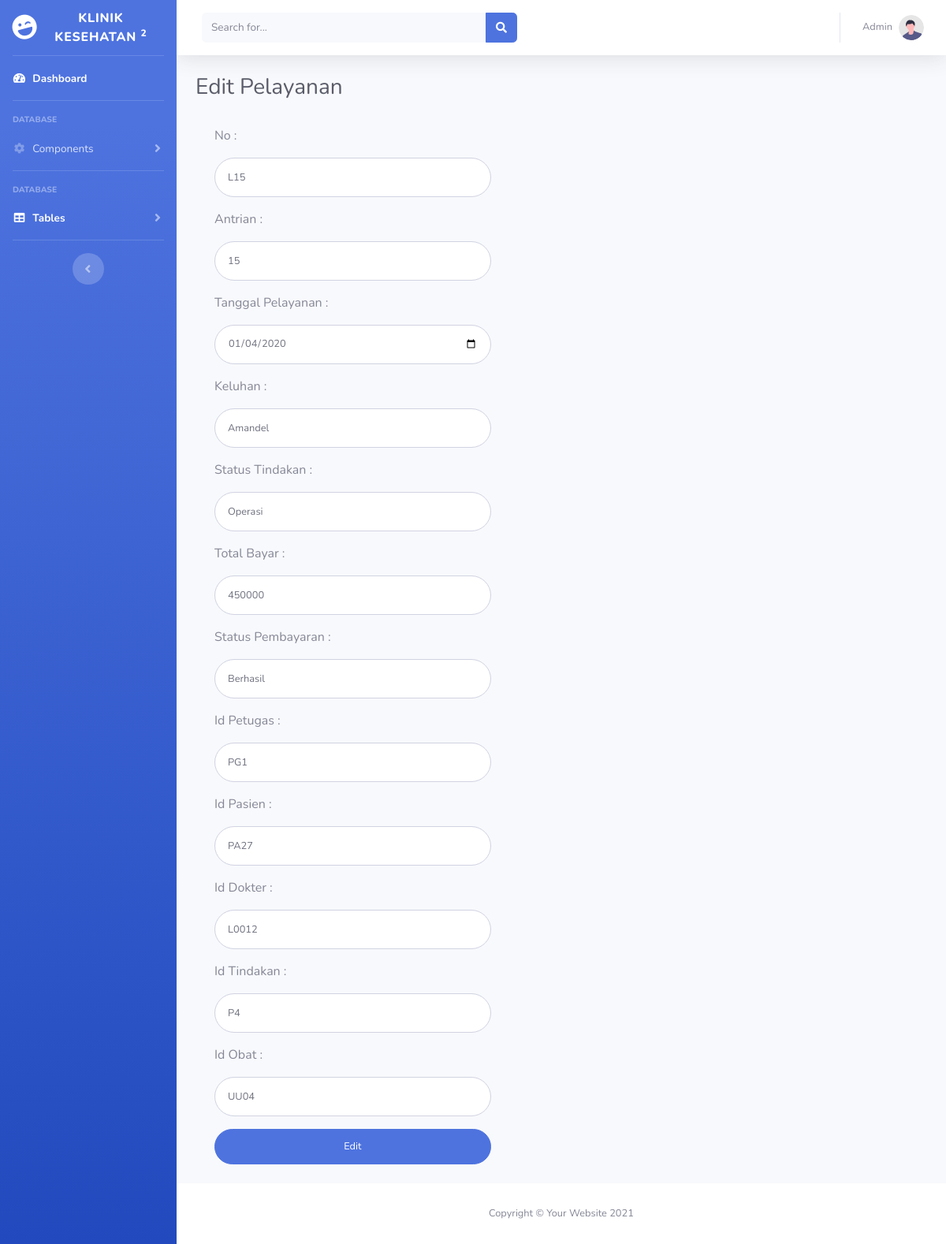
Page /prosesEditPelayanan.php?id=L15 on the committed database.
### tables this page shows
CREATE TABLE `pelayanan` (
  `no_pelayanan` varchar(5) NOT NULL,
  `no_antrian` int(11) NOT NULL,
  `tgl_pelayanan` date DEFAULT NULL,
  `keluhan` varchar(200) DEFAULT NULL,
  `status_tindakan` varchar(30) DEFAULT NULL,
  `total_pembayaran` int(11) DEFAULT NULL,
  `status_pembayaran` varchar(10) DEFAULT NULL,
  `id_petugas` varchar(5) DEFAULT NULL,
  `id_pasien` varchar(5) DEFAULT NULL,
  `id_dokter` varchar(5) DEFAULT NULL,
  `id_tindakan` varchar(5) DEFAULT NULL,
  `id_obat` varchar(5) DEFAULT NULL
);

### prosesEditPelayanan.php (the view, shortened to what this page needs)
<?php
$link = mysqli_connect("localhost", "root", "", "klinik_kesehatan");
?>
<!DOCTYPE html>
<html lang="en">
<head>
    <link href="vendor/fontawesome-free/css/all.min.css" rel="stylesheet" type="text/css">
    <link href="css/sb-admin-2.min.css" rel="stylesheet">
    <link href="vendor/datatables/dataTables.bootstrap4.min.css" rel="stylesheet">
</head>
<body id="page-top">
    <div id="wrapper">
        <ul class="navbar-nav bg-gradient-primary sidebar sidebar-dark accordion" id="accordionSidebar">
            <a class="sidebar-brand d-flex align-items-center justify-content-center" href="index.php">
                <div class="sidebar-brand-icon rotate-n-15">
                    <i class="fas fa-laugh-wink"></i>
                </div>
                <div class="sidebar-brand-text mx-3">Klinik Kesehatan <sup>2</sup></div>
            </a>
            <hr class="sidebar-divider my-0">
            <li class="nav-item active">
                <a class="nav-link" href="index.php">
                    <i class="fas fa-fw fa-tachometer-alt"></i>
                    <span>Dashboard</span></a>
            </li>
            <hr class="sidebar-divider">
            <div class="sidebar-heading">
                Database
            </div>
            <li class="nav-item">
                <a class="nav-link collapsed" href="#" data-toggle="collapse" data-target="#collapseTwo" aria-expanded="true" aria-controls="collapseTwo">
                    <i class="fas fa-fw fa-cog"></i>
                    <span>Components</span>
                </a>
            </li>
            <hr class="sidebar-divider">
            <div class="sidebar-heading">
                Database
            </div>
            <li class="nav-item active">
                <a class="nav-link collapsed" href="#" data-toggle="collapse" data-target="#collapseUtilities" aria-expanded="true" aria-controls="collapseUtilities">
                    <i class="fas fa-fw fa-table"></i>
                    <span>Tables</span>
                </a>
            </li>
            <hr class="sidebar-divider d-none d-md-block">
            <div class="text-center d-none d-md-inline">
                <button class="rounded-circle border-0" id="sidebarToggle"></button>
            </div>
        </ul>
        <div id="content-wrapper" class="d-flex flex-column">
            <div id="content">
                <nav class="navbar navbar-expand navbar-light bg-white topbar mb-4 static-top shadow">
                    <form class="d-none d-sm-inline-block form-inline mr-auto ml-md-3 my-2 my-md-0 mw-100 navbar-search">
                        <div class="input-group">
                            <input type="text" class="form-control bg-light border-0 small" placeholder="Search for..." aria-label="Search" aria-describedby="basic-addon2">
                            <div class="input-group-append">
                                <button class="btn btn-primary" type="button">
                                    <i class="fas fa-search fa-sm"></i>
                                </button>
                            </div>
                        </div>
                    </form>
                    <ul class="navbar-nav ml-auto">
                        <li class="nav-item dropdown no-arrow">
                            <a class="nav-link dropdown-toggle" href="#" id="userDropdown" role="button" data-toggle="dropdown" aria-haspopup="true" aria-expanded="false">
                                <span class="mr-2 d-none d-lg-inline text-gray-600 small">Admin</span>
                                <img class="img-profile rounded-circle" src="img/undraw_profile.svg">
                            </a>
                        </li>
                    </ul>
                </nav>
                <div class="container-fluid">
                    <h1 class="h3 mb-2 text-gray-800">Edit Pelayanan</h1><br>
                    <div class="col-lg-10 col-md-10">
                        <div class="media d-block mb-4 text-left probootstrap-media">
                            <div class="col-lg-6">
                                <?php
                                $id = $_GET['id'];
                                $sql = "SELECT * FROM pelayanan WHERE no_pelayanan = '$id'";
                                if ($result = mysqli_query($link, $sql)) {
                                    if (mysqli_num_rows($result) > 0) {
                                ?>
                                        <form class="user" method="POST" action="prosesEditPelayanan.php?id=<?php echo $id; ?>">
                                            <?php
                                            while ($row = mysqli_fetch_array($result)) {
                                            ?>
                                                <div class="form-group">
                                                    <p>No :</p>
                                                    <input type="text" class="form-control form-control-user" name="no" value="<?php
                                                                                                                                echo  $row['no_pelayanan'];
                                                                                                                                ?>">
                                                </div>
                                                <div class="form-group">
                                                    <p>Antrian :</p>
                                                    <input type="text" class="form-control form-control-user" name="antrian" value="<?php
                                                                                                                                    echo  $row['no_antrian'];
                                                                                                                                    ?>">
                                                </div>
                                                <div class="form-group">
                                                    <p>Tanggal Pelayanan :</p>
                                                    <input type="date" class="form-control form-control-user" name="tanggal" value="<?php
                                                                                                                                    echo  $row['tgl_pelayanan'];
                                                                                                                                    ?>">
                                                </div>
                                                <div class="form-group">
                                                    <p>Keluhan :</p>
                                                    <input type="text" class="form-control form-control-user" name="keluhan" value="<?php
                                                                                                                                    echo  $row['keluhan'];
                                                                                                                                    ?>">
                                                </div>
                                                <div class="form-group">
                                                    <p>Status Tindakan :</p>
                                                    <input type="text" class="form-control form-control-user" name="statustindakan" value="<?php
                                                                                                                                            echo  $row['status_tindakan'];
                                                                                                                                            ?>">
                                                </div>
                                                <div class="form-group">
                                                    <p>Total Bayar :</p>
                                                    <input type="text" class="form-control form-control-user" name="bayar" value="<?php
                                                                                                                                    echo  $row['total_pembayaran'];
                                                                                                                                    ?>">
                                                </div>
                                                <div class="form-group">
                                                    <p>Status Pembayaran :</p>
                                                    <input type="text" class="form-control form-control-user" name="statusbayar" value="<?php
                                                                                                                                        echo  $row['status_pembayaran'];
                                                                                                                                        ?>">
                                                </div>
                                                <div class="form-group">
                                                    <p>Id Petugas :</p>
                                                    <input type="text" class="form-control form-control-user" name="petugas" value="<?php
                                                                                                                                    echo  $row['id_petugas'];
                                                                                                                                    ?>">
                                                </div>
                                                <div class="form-group">
                                                    <p>Id Pasien :</p>
                                                    <input type="text" class="form-control form-control-user" name="pasien" value="<?php
                                                                                                                                    echo  $row['id_pasien'];
                                                                                                                                    ?>">
                                                </div>
                                                <div class="form-group">
                                                    <p>Id Dokter :</p>
                                                    <input type="text" class="form-control form-control-user" name="dokter" value="<?php
                                                                                                                                    echo  $row['id_dokter'];
                                                                                                                                    ?>">
                                                </div>
                                                <div class="form-group">
                                                    <p>Id Tindakan :</p>
                                                    <input type="text" class="form-control form-control-user" name="tindakan" value="<?php
                                                                                                                                        echo  $row['id_tindakan'];
                                                                                                                                        ?>">
                                                </div>
                                                <div class="form-group">
                                                    <p>Id Obat :</p>
                                                    <input type="text" class="form-control form-control-user" name="obat" value="<?php
                                                                                                                                    echo  $row['id_obat'];
                                                                                                                                    ?>">
                                                </div>
                                                <input class="btn btn-primary btn-user btn-block submit" type="submit" value="Edit">
                                        </form>
                            <?php
                                            }
                                        } else {
                                            echo "No records matching your query were found.";
                                        }
                                    } else {
                                        echo "ERROR: Could not able to execute $sql. " . mysqli_error($link);
                                    }
                            ?>
                            </div>
                        </div>
                    </div>
                </div>
            </div>
            <footer class="sticky-footer bg-white">
                <div class="container my-auto">
                    <div class="copyright text-center my-auto">
                        <span>Copyright &copy; Your Website 2021</span>
                    </div>
                </div>
            </footer>
        </div>
    </div>
</body>
</html>

### rows in the picture
pelayanan: no "L15", antrian "15", tanggal "01/04/2020", keluhan "Amandel", statustindakan "Operasi", bayar "450000", statusbayar "Berhasil", petugas "PG1", pasien "PA27", dokter "L0012", tindakan "P4", obat "UU04"
